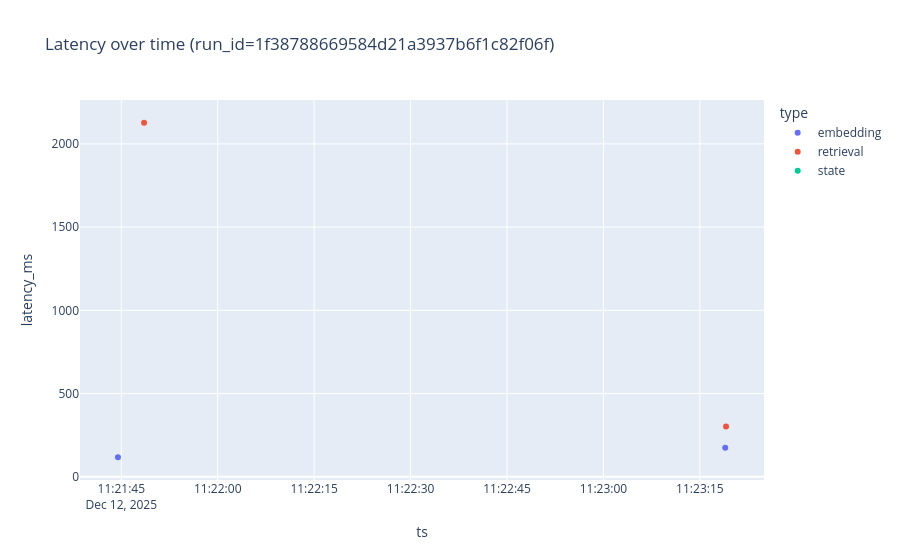

Notebook source saved alongside this figure:
### Code cell
plot_df = run_df.copy()
plot_df = plot_df.dropna(subset=["ts"]) if "ts" in plot_df.columns else plot_df
plot_df = plot_df.sort_values("ts") if "ts" in plot_df.columns else plot_df

if PLOTLY:
    fig = px.scatter(
        plot_df,
        x="ts",
        y="latency_ms",
        color="type",
        title=f"Latency over time (run_id={RUN_ID})",
        hover_data=[c for c in ["top_k", "result_count", "prompt_tokens_est"] if c in plot_df.columns],
    )
    fig.update_traces(mode="markers")
    fig.show()
else:
    import matplotlib.pyplot as plt

    if "ts" not in plot_df.columns or "latency_ms" not in plot_df.columns:
        raise RuntimeError("Missing ts/latency_ms columns")

    plt.figure(figsize=(12, 5))
    for t, g in plot_df.dropna(subset=["type"]).groupby("type"):
        if "latency_ms" in g.columns:
            plt.plot(g["ts"], g["latency_ms"], marker="o", linestyle="-", label=str(t))
    plt.title(f"Latency over time (run_id={RUN_ID})")
    plt.xlabel("time")
    plt.ylabel("latency_ms")
    plt.legend()
    plt.tight_layout()
    plt.show()

### Figure 1 — Plotly figure (JSON) as saved in the notebook; plotly's stock layout.template omitted (floating-point values rounded to 4 significant figures)
{"data": [{"customdata": [[NaN, NaN], [NaN, NaN]], "hovertemplate": "type=embedding<br>ts=%{x}<br>latency_ms=%{y}<br>top_k=%{customdata[0]}<br>result_count=%{customdata[1]}<extra></extra>", "legendgroup": "embedding", "marker": {"color": "#636efa", "symbol": "circle"}, "mode": "markers", "name": "embedding", "orientation": "v", "showlegend": true, "type": "scatter", "x": ["2025-12-12T11:21:44.477368000", "2025-12-12T11:23:18.942283000"], "xaxis": "x", "y": [117.3, 174.5], "yaxis": "y"}, {"customdata": [[5.0, 5.0], [5.0, 5.0]], "hovertemplate": "type=retrieval<br>ts=%{x}<br>latency_ms=%{y}<br>top_k=%{customdata[0]}<br>result_count=%{customdata[1]}<extra></extra>", "legendgroup": "retrieval", "marker": {"color": "#EF553B", "symbol": "circle"}, "mode": "markers", "name": "retrieval", "orientation": "v", "showlegend": true, "type": "scatter", "x": ["2025-12-12T11:21:48.543995000", "2025-12-12T11:23:19.069437000"], "xaxis": "x", "y": [2127.0, 302.3], "yaxis": "y"}, {"customdata": [[NaN, NaN], [NaN, NaN]], "hovertemplate": "type=state<br>ts=%{x}<br>latency_ms=%{y}<br>top_k=%{customdata[0]}<br>result_count=%{customdata[1]}<extra></extra>", "legendgroup": "state", "marker": {"color": "#00cc96", "symbol": "circle"}, "mode": "markers", "name": "state", "orientation": "v", "showlegend": true, "type": "scatter", "x": ["2025-12-12T11:21:48.545006000", "2025-12-12T11:23:19.070534000"], "xaxis": "x", "y": [NaN, NaN], "yaxis": "y"}], "layout": {"legend": {"title": {"text": "type"}, "tracegroupgap": 0}, "title": {"text": "Latency over time (run_id=1f38788669584d21a3937b6f1c82f06f)"}, "xaxis": {"anchor": "y", "domain": [0, 1], "title": {"text": "ts"}}, "yaxis": {"anchor": "x", "domain": [0, 1], "title": {"text": "latency_ms"}}}}
